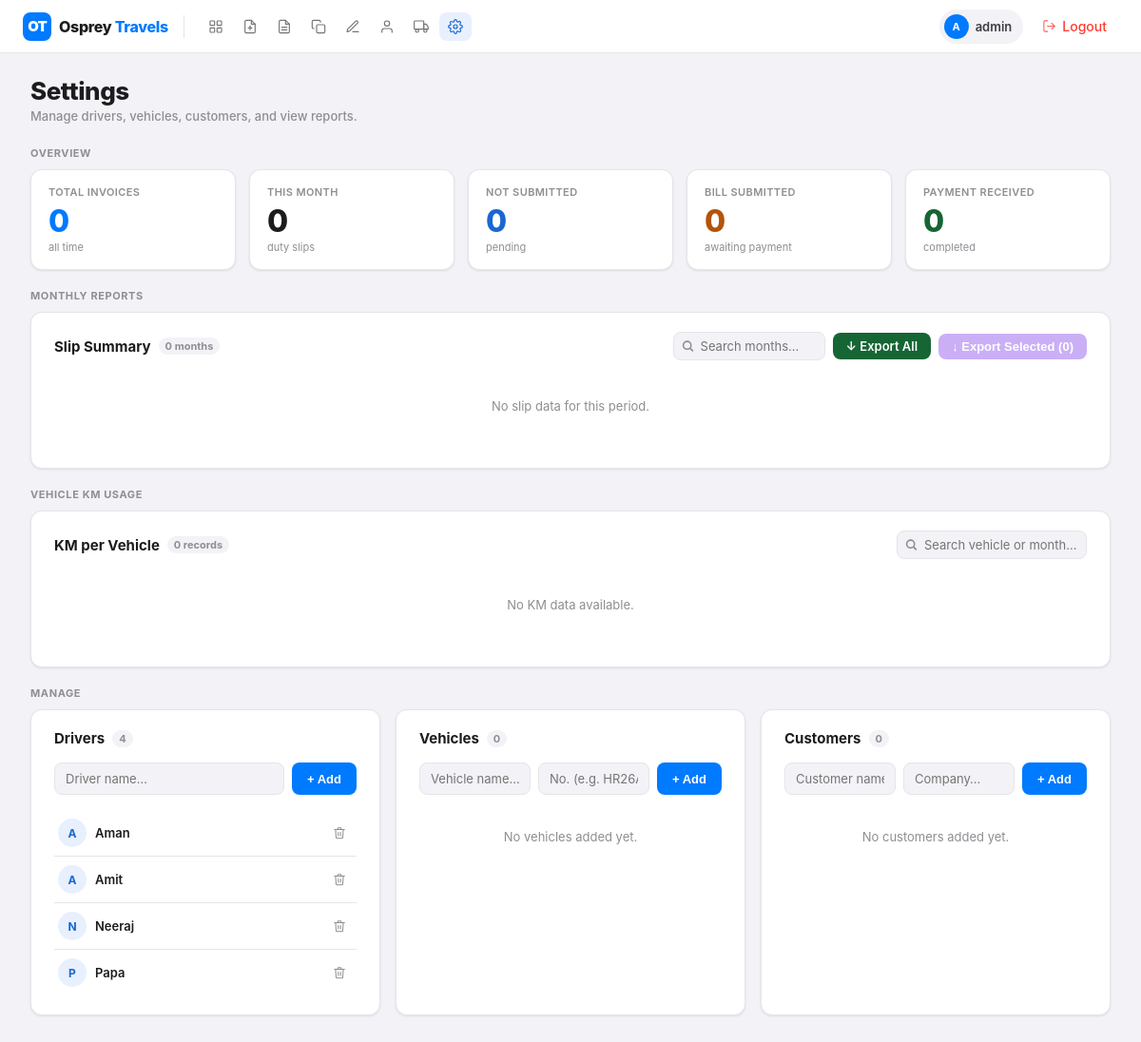
The app's page /settings (signed in) with its own data.
### tables this page shows
CREATE TABLE drivers (
                id INTEGER PRIMARY KEY AUTOINCREMENT,
                name TEXT UNIQUE NOT NULL
            );

### app.py (the view, shortened to what this page needs)
@app.route('/settings', methods=['GET', 'POST'])
def settings_page():
    if 'admin' not in session:
        return redirect(url_for('home'))
    message = ''
    message_type = 'success'
    _sc = _db_multi_exec([
        ("SELECT COUNT(*) FROM invoices WHERE deleted_at IS NULL", ()),
        ("SELECT COUNT(*) FROM invoices WHERE strftime('%Y-%m', created_at) = strftime('%Y-%m','now') AND deleted_at IS NULL", ()),
        ("SELECT id, name FROM drivers ORDER BY name ASC", ()),
        ("SELECT id, name, COALESCE(vehicle_no,'') FROM vehicles ORDER BY name ASC", ()),
        ("SELECT id, name, COALESCE(company,'') FROM customers ORDER BY name ASC", ()),
        ("SELECT COUNT(*) FROM invoices WHERE COALESCE(bill_status,'Bill Generated') = 'Bill Generated' AND deleted_at IS NULL", ()),
        ("SELECT COUNT(*) FROM invoices WHERE bill_status = 'Bill Submitted' AND deleted_at IS NULL", ()),
        ("SELECT COUNT(*) FROM invoices WHERE bill_status = 'Payment Received' AND deleted_at IS NULL", ()),
        ("""SELECT vehicle_type, strftime('%Y-%m', date) as month,
                   ROUND(SUM(CAST(NULLIF(total_km,'') AS REAL)), 1) as km
            FROM invoices
            WHERE vehicle_type IS NOT NULL AND vehicle_type != ''
              AND date IS NOT NULL AND date != '' AND deleted_at IS NULL
            GROUP BY vehicle_type, month ORDER BY month DESC, vehicle_type ASC""", ()),
        ("""SELECT strftime('%Y-%m', date) AS month, COUNT(*) AS slips,
                   SUM(CASE WHEN COALESCE(bill_status,'Bill Generated')='Bill Generated' THEN 1 ELSE 0 END) AS not_submitted,
                   SUM(CASE WHEN bill_status='Bill Submitted' THEN 1 ELSE 0 END) AS submitted,
                   SUM(CASE WHEN bill_status='Payment Received' THEN 1 ELSE 0 END) AS paid,
                   ROUND(SUM(CAST(NULLIF(total_km,'') AS REAL)),1) AS km
            FROM invoices WHERE date IS NOT NULL AND date != '' AND deleted_at IS NULL
            GROUP BY month ORDER BY month DESC""", ()),
    ])
    total_invoices       = (_sc[0].fetchone() or (0,))[0]
    invoices_this_month  = (_sc[1].fetchone() or (0,))[0]
    drivers              = _sc[2].fetchall()
    vehicles             = _sc[3].fetchall()
    customers            = _sc[4].fetchall()
    not_submitted        = (_sc[5].fetchone() or (0,))[0]
    bill_submitted       = (_sc[6].fetchone() or (0,))[0]
    payment_received     = (_sc[7].fetchone() or (0,))[0]
    vehicle_km_rows      = _sc[8].fetchall()
    monthly_report_rows  = _sc[9].fetchall()
    return render_template('settings.html',
                           message=message,
                           message_type=message_type,
                           total_invoices=total_invoices,
                           invoices_this_month=invoices_this_month,
                           drivers=drivers,
                           vehicles=vehicles,
                           customers=customers,
                           vehicle_km_rows=vehicle_km_rows,
                           monthly_report_rows=monthly_report_rows,
                           not_submitted=not_submitted,
                           bill_submitted=bill_submitted,
                           payment_received=payment_received)

### templates/settings.html (shortened to what this page needs)
<!DOCTYPE html>
<html lang="en">
<head>
</head>
<body>
  {% include 'navbar.html' %}
  <div class="page-header">
    <div>
      <h1>Settings</h1>
      <div class="subtitle">Manage drivers, vehicles, customers, and view reports.</div>
    </div>
  </div>
  <div class="content">
    <div>
      <div class="section-label">Overview</div>
      <div class="stat-row">
        <div class="stat-block purple">
          <div class="label">Total Invoices</div>
          <div class="value">{{ total_invoices }}</div>
          <div class="sub">all time</div>
        </div>
        <div class="stat-block gray">
          <div class="label">This Month</div>
          <div class="value">{{ invoices_this_month }}</div>
          <div class="sub">duty slips</div>
        </div>
        <div class="stat-block blue">
          <div class="label">Not Submitted</div>
          <div class="value">{{ not_submitted }}</div>
          <div class="sub">pending</div>
        </div>
        <div class="stat-block amber">
          <div class="label">Bill Submitted</div>
          <div class="value">{{ bill_submitted }}</div>
          <div class="sub">awaiting payment</div>
        </div>
        <div class="stat-block green">
          <div class="label">Payment Received</div>
          <div class="value">{{ payment_received }}</div>
          <div class="sub">completed</div>
        </div>
      </div>
    </div>
    <div>
      <div class="section-label">Monthly Reports</div>
      <div class="card">
        <div class="reports-header">
          <h2>Slip Summary <span class="count-badge">{{ monthly_report_rows|length }} months</span></h2>
          <div style="display:flex;gap:8px;align-items:center;flex-wrap:wrap;">
            <div style="position:relative;">
              <input id="summarySearch" type="text" placeholder="Search months…"
                     oninput="filterSummary(this.value)"
                     style="padding:6px 10px 6px 28px;border:1px solid var(--border);border-radius:8px;font-size:13px;outline:none;width:160px;background:var(--bg);font-family:inherit;">
            </div>
            <a id="exportAllBtn" href="/export/monthly_report"
               style="padding:6px 14px;background:#166534;color:#fff;border-radius:8px;font-size:13px;font-weight:600;text-decoration:none;white-space:nowrap;">
              ↓ Export All
            </a>
            <button id="exportSelBtn" onclick="exportSelected()" disabled
               style="padding:6px 14px;background:#7c3aed;color:#fff;border-radius:8px;font-size:13px;font-weight:600;border:none;cursor:pointer;white-space:nowrap;opacity:0.4;">
              ↓ Export Selected (0)
            </button>
          </div>
        </div>
        {% if monthly_report_rows %}
        <table class="km-table" id="summaryTable">
          <thead>
            <tr>
              <th style="width:36px;text-align:center;">
                <input type="checkbox" id="selectAllMonths" onchange="toggleAllMonths(this)"
                       style="width:15px;height:15px;cursor:pointer;accent-color:var(--primary);">
              </th>
              <th>Month</th>
              <th>Total Slips</th>
              <th>Not Submitted</th>
              <th>Bill Submitted</th>
              <th>Payment Received</th>
              <th>Total KM</th>
            </tr>
          </thead>
          <tbody id="summaryBody">
            {% for r in monthly_report_rows %}
            {% set month_parts = r[0].split('-') %}
            {% set months = ['','Jan','Feb','Mar','Apr','May','Jun','Jul','Aug','Sep','Oct','Nov','Dec'] %}
            <tr data-month="{{ r[0] }}" data-search="{{ months[month_parts[1]|int] if month_parts|length > 1 else r[0] }} {{ month_parts[0] if month_parts|length > 1 else '' }}">
              <td style="text-align:center;">
                <input type="checkbox" class="month-chk" value="{{ r[0] }}"
                       onchange="updateSelection()"
                       style="width:15px;height:15px;cursor:pointer;accent-color:var(--primary);">
              </td>
              <td>
                <span class="month-label">{{ months[month_parts[1]|int] if month_parts|length > 1 else r[0] }}</span>
                <span class="month-year"> {{ month_parts[0] if month_parts|length > 1 else '' }}</span>
              </td>
              <td><span class="km-val">{{ r[1] or 0 }}</span></td>
              <td>{% if r[2] %}<span class="pill pill-blue">{{ r[2] }}</span>{% else %}<span style="color:var(--text-muted)">—</span>{% endif %}</td>
              <td>{% if r[3] %}<span class="pill pill-amber">{{ r[3] }}</span>{% else %}<span style="color:var(--text-muted)">—</span>{% endif %}</td>
              <td>{% if r[4] %}<span class="pill pill-green">{{ r[4] }}</span>{% else %}<span style="color:var(--text-muted)">—</span>{% endif %}</td>
              <td><span class="km-val">{{ r[5] or 0 }} km</span></td>
            </tr>
            {% endfor %}
          </tbody>
        </table>
        <p id="summaryNoResults" style="display:none;color:var(--text-muted);text-align:center;padding:16px 0;margin:0;font-size:13px;">No months match your search.</p>
        {% else %}
        <p class="empty-msg" style="padding:24px 0;">No slip data for this period.</p>
        {% endif %}
      </div>
    </div>
    <div>
      <div class="section-label">Vehicle KM Usage</div>
      <div class="card">
        <div class="reports-header">
          <h2>KM per Vehicle <span class="count-badge">{{ vehicle_km_rows|length }} records</span></h2>
          <div style="position:relative;">
            <input id="kmSearch" type="text" placeholder="Search vehicle or month…"
                   oninput="filterKm(this.value)"
                   style="padding:6px 10px 6px 28px;border:1px solid var(--border);border-radius:8px;font-size:13px;outline:none;width:200px;background:var(--bg);font-family:inherit;">
          </div>
        </div>
        {% if vehicle_km_rows %}
        <table class="km-table">
          <thead>
            <tr>
              <th>Vehicle</th>
              <th>Month</th>
              <th>Total KM</th>
            </tr>
          </thead>
          <tbody id="kmBody">
            {% for row in vehicle_km_rows %}
            {% set mp = row[1].split('-') %}
            {% set months = ['','Jan','Feb','Mar','Apr','May','Jun','Jul','Aug','Sep','Oct','Nov','Dec'] %}
            {% set month_label = (months[mp[1]|int] ~ ' ' ~ mp[0]) if mp|length > 1 else row[1] %}
            <tr data-search="{{ row[0]|lower }} {{ month_label|lower }} {{ row[1] }}">
              <td class="vkm-vehicle">{{ row[0] }}</td>
              <td>{{ month_label }}</td>
              <td><span class="km-val">{{ row[2] or 0 }} km</span></td>
            </tr>
            {% endfor %}
          </tbody>
        </table>
        <p id="kmNoResults" style="display:none;color:var(--text-muted);text-align:center;padding:16px 0;margin:0;font-size:13px;">No records match your search.</p>
        {% else %}
        <p class="empty-msg" style="padding:24px 0;">No KM data available.</p>
        {% endif %}
      </div>
    </div>
    <div>
      <div class="section-label">Manage</div>
      <div class="mgmt-grid">
        <div class="card">
          <h2>Drivers <span class="count-badge">{{ drivers|length }}</span></h2>
          <form method="post" action="/settings" class="add-row">
            <input type="text" name="new_driver" placeholder="Driver name…" autocomplete="off">
            <button type="submit" class="btn-add">+ Add</button>
          </form>
          {% if drivers %}
            <ul class="item-list">
              {% for driver in drivers %}
              <li>
                <div class="item-name">
                  <div class="avatar avatar-blue">{{ driver[1][0]|upper }}</div>
                  <div class="item-text">
                    <strong>{{ driver[1] }}</strong>
                  </div>
                </div>
                <form method="post" action="/settings" style="display:inline;"
                      onsubmit="return confirm('Remove {{ driver[1] }}?')">
                  <button type="submit" class="btn-del" title="Remove">
                    <svg class="icon" width="14" height="14"><use href="#icon-trash"/></svg>
                  </button>
                </form>
              </li>
              {% endfor %}
            </ul>
          {% else %}
            <p class="empty-msg">No drivers added yet.</p>
          {% endif %}
        </div>
        <div class="card">
          <h2>Vehicles <span class="count-badge">{{ vehicles|length }}</span></h2>
          <form method="post" action="/settings" class="add-row">
            <input type="text" name="new_vehicle"    placeholder="Vehicle name…"   autocomplete="off">
            <input type="text" name="new_vehicle_no" placeholder="No. (e.g. HR26AB1234)" autocomplete="off">
            <button type="submit" class="btn-add">+ Add</button>
          </form>
          {% if vehicles %}
            <ul class="item-list">
              {% for v in vehicles %}
              <li>
                <div class="item-name">
                  <div class="avatar avatar-amber">{{ v[1][0]|upper }}</div>
                  <div class="item-text">
                    <strong>{{ v[1] }}</strong>
                    {% if v[2] %}<span>{{ v[2] }}</span>{% endif %}
                  </div>
                </div>
                <form method="post" action="/settings" style="display:inline;"
                      onsubmit="return confirm('Remove {{ v[1] }}?')">
                  <input type="hidden" name="action"     value="delete_vehicle">
                  <input type="hidden" name="vehicle_id" value="{{ v[0] }}">
                  <button type="submit" class="btn-del" title="Remove">
                    <svg class="icon" width="14" height="14"><use href="#icon-trash"/></svg>
                  </button>
                </form>
              </li>
              {% endfor %}
            </ul>
          {% else %}
            <p class="empty-msg">No vehicles added yet.</p>
          {% endif %}
        </div>
        <div class="card">
          <h2>Customers <span class="count-badge">{{ customers|length }}</span></h2>
          <form method="post" action="/settings" class="add-row">
            <input type="text" name="new_customer" placeholder="Customer name…"  autocomplete="off">
            <input type="text" name="new_company"  placeholder="Company…"        autocomplete="off">
            <button type="submit" class="btn-add">+ Add</button>
          </form>
          {% if customers %}
            <ul class="item-list">
              {% for c in customers %}
              <li>
                <div class="item-name">
                  <div class="avatar avatar-green">{{ c[1][0]|upper }}</div>
                  <div class="item-text">
                    <strong>{{ c[1] }}</strong>
                    {% if c[2] %}<span>{{ c[2] }}</span>{% endif %}
                  </div>
                </div>
                <form method="post" action="/settings" style="display:inline;"
                      onsubmit="return confirm('Remove {{ c[1] }}?')">
                  <input type="hidden" name="action"      value="delete_customer">
                  <input type="hidden" name="customer_id" value="{{ c[0] }}">
                  <button type="submit" class="btn-del" title="Remove">
                    <svg class="icon" width="14" height="14"><use href="#icon-trash"/></svg>
                  </button>
                </form>
              </li>
              {% endfor %}
            </ul>
          {% else %}
            <p class="empty-msg">No customers added yet.</p>
          {% endif %}
        </div>
      </div>
    </div>
  </div>
</body>
</html>

### records on screen
drivers: name "A", name "Aman"
drivers: name "A", name "Amit"
drivers: name "N", name "Neeraj"
drivers: name "P", name "Papa"

### other values on screen
{{ session['admin'][0]|upper }} "A"
{{ session['admin'] }} "admin"
{{ total_invoices }} "0"
{{ invoices_this_month }} "0"
{{ not_submitted }} "0"
{{ bill_submitted }} "0"
{{ payment_received }} "0"
{{ monthly_report_rows|length }} "0"
{{ vehicle_km_rows|length }} "0"
{{ drivers|length }} "4"
{{ vehicles|length }} "0"
{{ customers|length }} "0"
